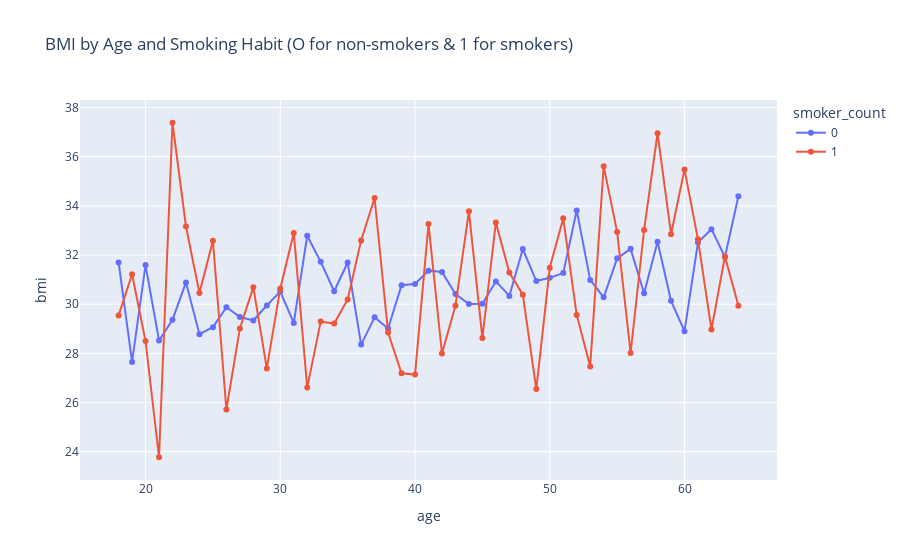

Source (notebook cell):
### Code cell
fig_bmi_smoker = px.line(bmi_smoker, x='age', y='bmi', color='smoker_count', title='BMI by Age and Smoking Habit (O for non-smokers & 1 for smokers)', markers= True)

fig_bmi_smoker.show()

### Figure 1 — Plotly figure (JSON) as saved in the notebook; plotly's stock layout.template omitted (floating-point values rounded to 4 significant figures)
{"data": [{"hovertemplate": "smoker_count=0<br>age=%{x}<br>bmi=%{y}<extra></extra>", "legendgroup": "0", "line": {"color": "#636efa", "dash": "solid"}, "marker": {"symbol": "circle"}, "mode": "lines+markers", "name": "0", "orientation": "v", "showlegend": true, "type": "scatter", "x": [18, 19, 20, 21, 22, 23, 24, 25, 26, 27, 28, 29, 30, 31, 32, 33, 34, 35, 36, 37, 38, 39, 40, 41, 42, 43, 44, 45, 46, 47, 48, 49, 50, 51, 52, 53, 54, 55, 56, 57, 58, 59, 60, 61, 62, 63, 64], "xaxis": "x", "y": [31.7, 27.65, 31.59, 28.52, 29.37, 30.89, 28.78, 29.07, 29.87, 29.48, 29.34, 29.95, 30.51, 29.24, 32.79, 31.72, 30.53, 31.7, 28.36, 29.47, 29.01, 30.77, 30.82, 31.37, 31.31, 30.42, 30.01, 30.02, 30.93, 30.34, 32.25, 30.94, 31.08, 31.27, 33.82, 30.99, 30.28, 31.87, 32.25, 30.45, 32.54, 30.14, 28.9, 32.52, 33.05, 31.92, 34.39], "yaxis": "y"}, {"hovertemplate": "smoker_count=1<br>age=%{x}<br>bmi=%{y}<extra></extra>", "legendgroup": "1", "line": {"color": "#EF553B", "dash": "solid"}, "marker": {"symbol": "circle"}, "mode": "lines+markers", "name": "1", "orientation": "v", "showlegend": true, "type": "scatter", "x": [18, 19, 20, 21, 22, 23, 24, 25, 26, 27, 28, 29, 30, 31, 32, 33, 34, 35, 36, 37, 38, 39, 40, 41, 42, 43, 44, 45, 46, 47, 48, 49, 50, 51, 52, 53, 54, 55, 56, 57, 58, 59, 60, 61, 62, 63, 64], "xaxis": "x", "y": [29.54, 31.22, 28.5, 23.77, 37.38, 33.16, 30.46, 32.58, 25.72, 29.02, 30.69, 27.39, 30.64, 32.9, 26.61, 29.3, 29.21, 30.19, 32.59, 34.32, 28.84, 27.19, 27.14, 33.27, 28.0, 29.94, 33.78, 28.62, 33.33, 31.29, 30.39, 26.55, 31.48, 33.5, 29.57, 27.47, 35.62, 32.94, 28.02, 33.02, 36.95, 32.85, 35.48, 32.64, 28.97, 31.94, 29.94], "yaxis": "y"}], "layout": {"legend": {"title": {"text": "smoker_count"}, "tracegroupgap": 0}, "title": {"text": "BMI by Age and Smoking Habit (O for non-smokers & 1 for smokers)"}, "xaxis": {"anchor": "y", "domain": [0, 1], "title": {"text": "age"}}, "yaxis": {"anchor": "x", "domain": [0, 1], "title": {"text": "bmi"}}}}
